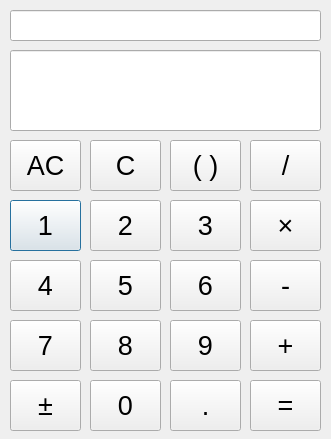
<?xml version="1.0" encoding="UTF-8"?>
<ui version="4.0">
 <class>Calculator</class>
 <widget class="QDialog" name="Calculator">
  <property name="geometry">
   <rect>
    <x>0</x>
    <y>0</y>
    <width>331</width>
    <height>439</height>
   </rect>
  </property>
  <property name="windowTitle">
   <string>Calculator</string>
  </property>
  <widget class="QLineEdit" name="lineEdit">
   <property name="geometry">
    <rect>
     <x>10</x>
     <y>50</y>
     <width>311</width>
     <height>81</height>
    </rect>
   </property>
   <property name="font">
    <font>
     <pointsize>20</pointsize>
    </font>
   </property>
   <property name="text">
    <string/>
   </property>
  </widget>
  <widget class="QPushButton" name="pushButton_1">
   <property name="geometry">
    <rect>
     <x>10</x>
     <y>200</y>
     <width>71</width>
     <height>51</height>
    </rect>
   </property>
   <property name="font">
    <font>
     <pointsize>20</pointsize>
    </font>
   </property>
   <property name="text">
    <string>1</string>
   </property>
  </widget>
  <widget class="QPushButton" name="pushButton_2">
   <property name="geometry">
    <rect>
     <x>90</x>
     <y>200</y>
     <width>71</width>
     <height>51</height>
    </rect>
   </property>
   <property name="font">
    <font>
     <pointsize>20</pointsize>
    </font>
   </property>
   <property name="text">
    <string>2</string>
   </property>
  </widget>
  <widget class="QPushButton" name="pushButton_3">
   <property name="geometry">
    <rect>
     <x>170</x>
     <y>200</y>
     <width>71</width>
     <height>51</height>
    </rect>
   </property>
   <property name="font">
    <font>
     <pointsize>20</pointsize>
    </font>
   </property>
   <property name="text">
    <string>3</string>
   </property>
  </widget>
  <widget class="QPushButton" name="pushButton_4">
   <property name="geometry">
    <rect>
     <x>10</x>
     <y>260</y>
     <width>71</width>
     <height>51</height>
    </rect>
   </property>
   <property name="font">
    <font>
     <pointsize>20</pointsize>
    </font>
   </property>
   <property name="text">
    <string>4</string>
   </property>
  </widget>
  <widget class="QPushButton" name="pushButton_5">
   <property name="geometry">
    <rect>
     <x>90</x>
     <y>260</y>
     <width>71</width>
     <height>51</height>
    </rect>
   </property>
   <property name="font">
    <font>
     <pointsize>20</pointsize>
    </font>
   </property>
   <property name="text">
    <string>5</string>
   </property>
  </widget>
  <widget class="QPushButton" name="pushButton_6">
   <property name="geometry">
    <rect>
     <x>170</x>
     <y>260</y>
     <width>71</width>
     <height>51</height>
    </rect>
   </property>
   <property name="font">
    <font>
     <pointsize>20</pointsize>
    </font>
   </property>
   <property name="text">
    <string>6</string>
   </property>
  </widget>
  <widget class="QPushButton" name="pushButton_7">
   <property name="geometry">
    <rect>
     <x>10</x>
     <y>320</y>
     <width>71</width>
     <height>51</height>
    </rect>
   </property>
   <property name="font">
    <font>
     <pointsize>20</pointsize>
    </font>
   </property>
   <property name="text">
    <string>7</string>
   </property>
  </widget>
  <widget class="QPushButton" name="pushButton_8">
   <property name="geometry">
    <rect>
     <x>90</x>
     <y>320</y>
     <width>71</width>
     <height>51</height>
    </rect>
   </property>
   <property name="font">
    <font>
     <pointsize>20</pointsize>
    </font>
   </property>
   <property name="text">
    <string>8</string>
   </property>
  </widget>
  <widget class="QPushButton" name="pushButton_9">
   <property name="geometry">
    <rect>
     <x>170</x>
     <y>320</y>
     <width>71</width>
     <height>51</height>
    </rect>
   </property>
   <property name="font">
    <font>
     <pointsize>20</pointsize>
    </font>
   </property>
   <property name="text">
    <string>9</string>
   </property>
  </widget>
  <widget class="QPushButton" name="pushButton_0">
   <property name="geometry">
    <rect>
     <x>90</x>
     <y>380</y>
     <width>71</width>
     <height>51</height>
    </rect>
   </property>
   <property name="font">
    <font>
     <pointsize>20</pointsize>
    </font>
   </property>
   <property name="text">
    <string>0</string>
   </property>
  </widget>
  <widget class="QPushButton" name="pushButton_paren">
   <property name="geometry">
    <rect>
     <x>170</x>
     <y>140</y>
     <width>71</width>
     <height>51</height>
    </rect>
   </property>
   <property name="font">
    <font>
     <pointsize>20</pointsize>
    </font>
   </property>
   <property name="text">
    <string>( )</string>
   </property>
  </widget>
  <widget class="QPushButton" name="pushButton_div">
   <property name="geometry">
    <rect>
     <x>250</x>
     <y>140</y>
     <width>71</width>
     <height>51</height>
    </rect>
   </property>
   <property name="font">
    <font>
     <pointsize>20</pointsize>
    </font>
   </property>
   <property name="text">
    <string>/</string>
   </property>
  </widget>
  <widget class="QPushButton" name="pushButton_mul">
   <property name="geometry">
    <rect>
     <x>250</x>
     <y>200</y>
     <width>71</width>
     <height>51</height>
    </rect>
   </property>
   <property name="font">
    <font>
     <pointsize>20</pointsize>
    </font>
   </property>
   <property name="text">
    <string>×</string>
   </property>
  </widget>
  <widget class="QPushButton" name="pushButton_sub">
   <property name="geometry">
    <rect>
     <x>250</x>
     <y>260</y>
     <width>71</width>
     <height>51</height>
    </rect>
   </property>
   <property name="font">
    <font>
     <pointsize>20</pointsize>
    </font>
   </property>
   <property name="text">
    <string>-</string>
   </property>
  </widget>
  <widget class="QPushButton" name="pushButton_add">
   <property name="geometry">
    <rect>
     <x>250</x>
     <y>320</y>
     <width>71</width>
     <height>51</height>
    </rect>
   </property>
   <property name="font">
    <font>
     <pointsize>20</pointsize>
    </font>
   </property>
   <property name="text">
    <string>+</string>
   </property>
  </widget>
  <widget class="QPushButton" name="pushButton_point">
   <property name="geometry">
    <rect>
     <x>170</x>
     <y>380</y>
     <width>71</width>
     <height>51</height>
    </rect>
   </property>
   <property name="font">
    <font>
     <pointsize>20</pointsize>
    </font>
   </property>
   <property name="text">
    <string>.</string>
   </property>
  </widget>
  <widget class="QPushButton" name="pushButton_equal">
   <property name="geometry">
    <rect>
     <x>250</x>
     <y>380</y>
     <width>71</width>
     <height>51</height>
    </rect>
   </property>
   <property name="font">
    <font>
     <pointsize>20</pointsize>
    </font>
   </property>
   <property name="text">
    <string>=</string>
   </property>
  </widget>
  <widget class="QPushButton" name="pushButton_AC">
   <property name="geometry">
    <rect>
     <x>10</x>
     <y>140</y>
     <width>71</width>
     <height>51</height>
    </rect>
   </property>
   <property name="font">
    <font>
     <pointsize>20</pointsize>
    </font>
   </property>
   <property name="text">
    <string>AC</string>
   </property>
  </widget>
  <widget class="QPushButton" name="pushButton_C">
   <property name="geometry">
    <rect>
     <x>90</x>
     <y>140</y>
     <width>71</width>
     <height>51</height>
    </rect>
   </property>
   <property name="font">
    <font>
     <pointsize>20</pointsize>
    </font>
   </property>
   <property name="text">
    <string>C</string>
   </property>
  </widget>
  <widget class="QPushButton" name="pushButton_sign">
   <property name="geometry">
    <rect>
     <x>10</x>
     <y>380</y>
     <width>71</width>
     <height>51</height>
    </rect>
   </property>
   <property name="font">
    <font>
     <pointsize>20</pointsize>
    </font>
   </property>
   <property name="text">
    <string>±</string>
   </property>
  </widget>
  <widget class="QLineEdit" name="lineEdit_2">
   <property name="geometry">
    <rect>
     <x>10</x>
     <y>10</y>
     <width>311</width>
     <height>31</height>
    </rect>
   </property>
  </widget>
 </widget>
 <resources/>
 <connections/>
</ui>
